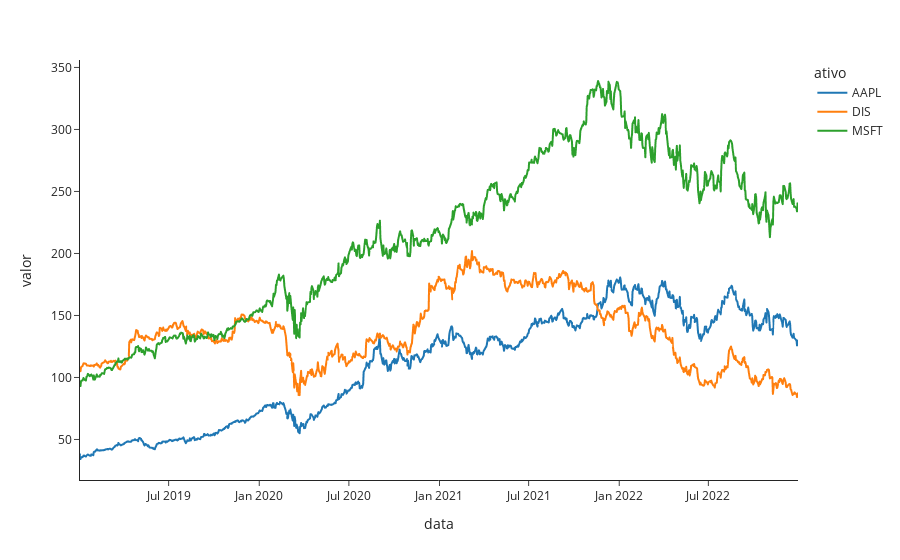

Write notebook code for a chart like this one.
### Markdown cell above
![newplot%20%281%29.png](attachment:newplot%20%281%29.png)

### Code cell
fig = px.line(amplitudade_vertical, x='data', y='valor', color='ativo', template='simple_white')
fig.show()

### Figure 1 — Plotly figure (JSON) as saved in the notebook; plotly's stock layout.template omitted (floating-point values rounded to 4 significant figures; data arrays with more than 128 entries replaced by an {"elided": "..."} marker saying what was removed)
{"data": [{"hovertemplate": "ativo=AAPL<br>data=%{x}<br>valor=%{y}<extra></extra>", "legendgroup": "AAPL", "line": {"color": "#1F77B4", "dash": "solid"}, "marker": {"symbol": "circle"}, "mode": "lines", "name": "AAPL", "showlegend": true, "type": "scattergl", "x": {"elided": "1008 str values"}, "xaxis": "x", "y": {"elided": "1008 float values"}, "yaxis": "y"}, {"hovertemplate": "ativo=DIS<br>data=%{x}<br>valor=%{y}<extra></extra>", "legendgroup": "DIS", "line": {"color": "#FF7F0E", "dash": "solid"}, "marker": {"symbol": "circle"}, "mode": "lines", "name": "DIS", "showlegend": true, "type": "scattergl", "x": {"elided": "1008 str values"}, "xaxis": "x", "y": {"elided": "1008 float values"}, "yaxis": "y"}, {"hovertemplate": "ativo=MSFT<br>data=%{x}<br>valor=%{y}<extra></extra>", "legendgroup": "MSFT", "line": {"color": "#2CA02C", "dash": "solid"}, "marker": {"symbol": "circle"}, "mode": "lines", "name": "MSFT", "showlegend": true, "type": "scattergl", "x": {"elided": "1008 str values"}, "xaxis": "x", "y": {"elided": "1008 float values"}, "yaxis": "y"}], "layout": {"legend": {"title": {"text": "ativo"}, "tracegroupgap": 0}, "margin": {"t": 60}, "xaxis": {"anchor": "y", "domain": [0, 1], "title": {"text": "data"}}, "yaxis": {"anchor": "x", "domain": [0, 1], "title": {"text": "valor"}}}}
